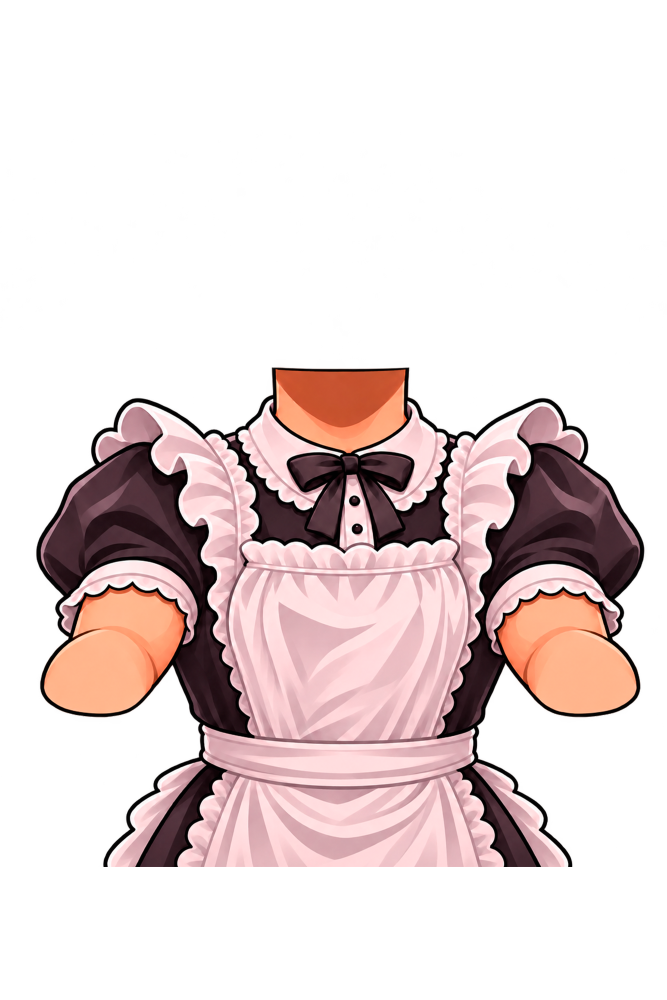
#> input picture tools/tosya/source/body.png, 2000 x 3000 px (shown at 1/3 size); its folder holds 6 pictures in this run
$ python build-tosya.py
#> lines starting #> are read from the running program, lines starting #| are printed output that depends on the picture; after the words box and inside, x2 and y2 are one past the last pixel; in counts of white or black regions, pixels touching at a corner belong together
"""
«Тося» from the artist's layers (tools/tosya/source): the maid dress with the arms (body), the tray in the hands
(tray), three pies on it (pie-l/-c/-r), the head with holes for the eyes (head), the eye whites, the pupils and the
closed lids (head canvas, 726×838). The head is scaled by HEAD_K and set on the neck. The rig: 1000 wide (half of the
body canvas), its top TOP px above the body canvas. Output: public/assets/tosya/<layer>.webp (trimmed, half size) and
src/client/art/tosya-data.ts (the boxes in rig units).
"""
import json, os
from PIL import Image

HERE = os.path.dirname(os.path.abspath(__file__))
ROOT = os.path.abspath(os.path.join(HERE, "..", ".."))
SRC = os.path.join(HERE, "source")
OUT = os.path.join(ROOT, "public", "assets", "tosya")
HEAD_K = 1.2
NECK_X, CHIN_Y = 1021, 1222   # the neck's middle and where the chin sits (body canvas)
HEAD_MID_X, HEAD_BOTTOM = 365, 828
TOP = 150
S = 0.5

os.makedirs(OUT, exist_ok=True)
boxes = {}
def put(name, im, x, y):
#> called with name = 'body', x = 0, y = 0
    im = im.convert("RGBA")
#> im is the input picture: PIL image 2000x3000 RGBA; mean R, G, B, A 129.5, 115.6, 114.8, 85.9
    a = im.getchannel("A").point(lambda v: 255 if v > 20 else 0)
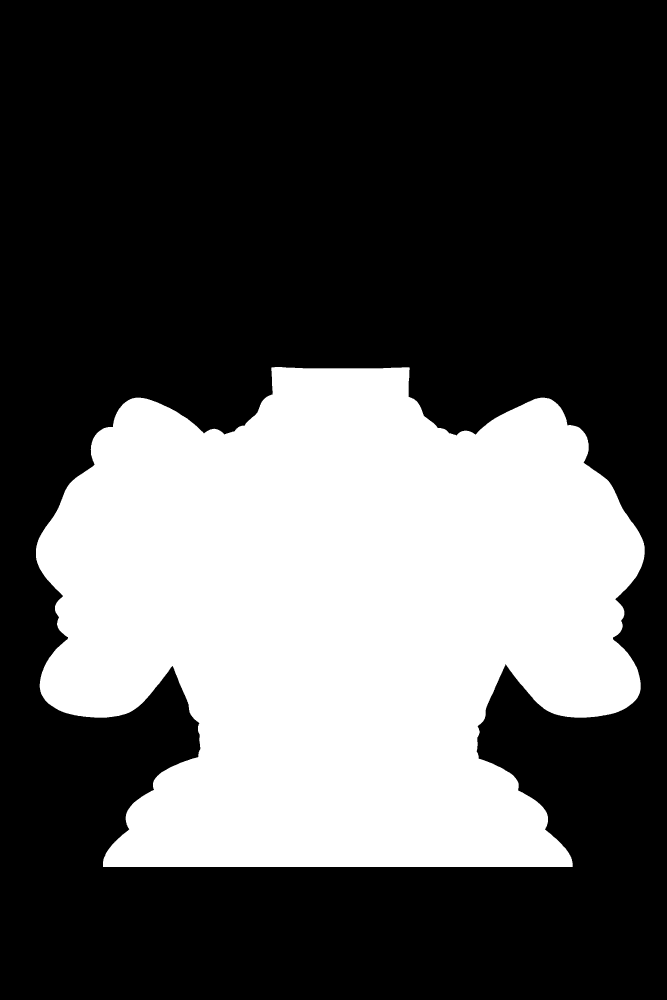
#> a: PIL image 2000x3000 L (shown at 1/3 size); 34.1% white; 1 white region, box (x1, y1, x2, y2) and area: (108, 1101, 1934, 2601) 2046137
    bb = a.getbbox()
#> bb = (108, 1101, 1934, 2601)
    im = im.crop(bb)
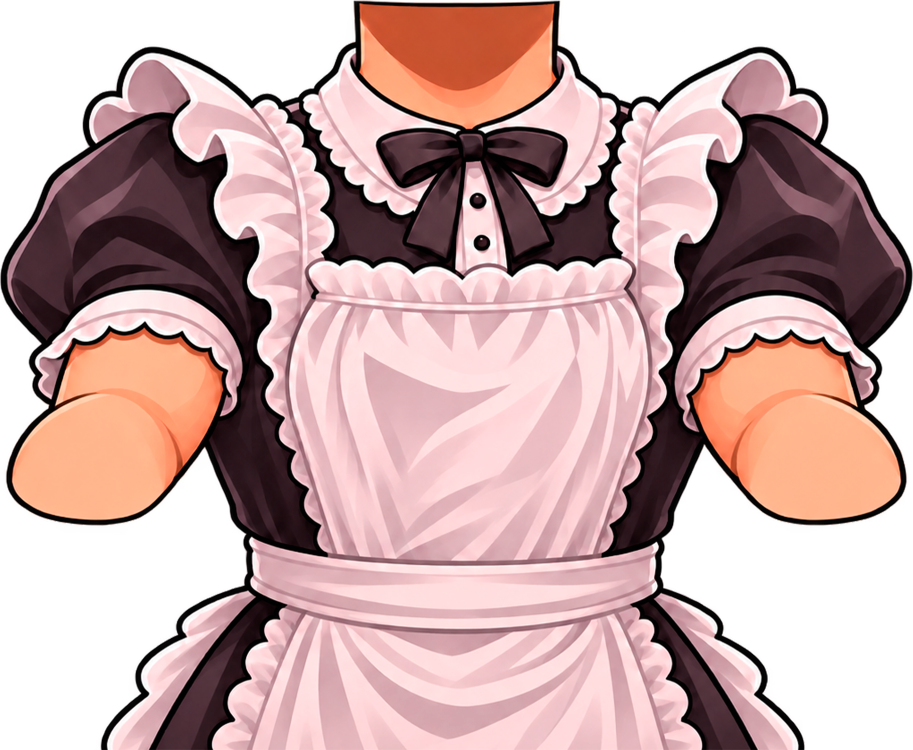
#> im: PIL image 1826x1500 RGBA (shown at 1/2 size); mean R, G, B, A 137.7, 107.3, 105.8, 188.2; transparent parts drawn white
    x, y = x + bb[0], y + bb[1]
#> x = 108; y = 1101
    w, h = round(im.width * S), round(im.height * S)
#> w = 913; h = 750
    im.resize((w, h), Image.LANCZOS).save(os.path.join(OUT, f"{name}.webp"), "WEBP", quality=88, method=6)
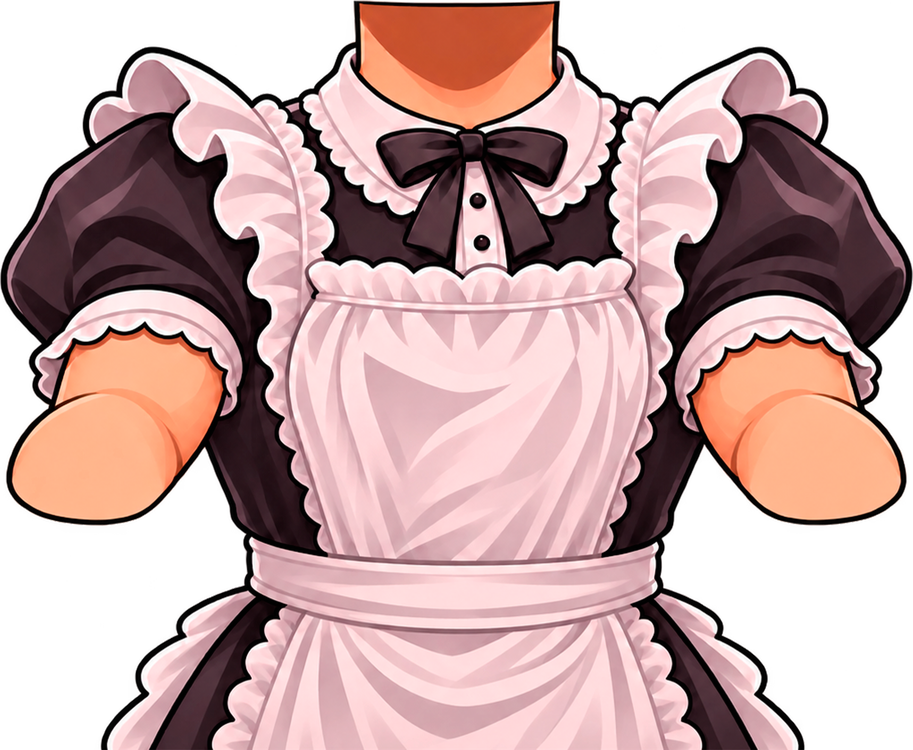
#> saved as body.webp: PIL image 913x750 RGBA; mean R, G, B, A 134.6, 104.9, 103.5, 188.2; transparent parts drawn white
    boxes[name] = {"x": round(x * S, 1), "y": round((y + TOP) * S, 1), "w": w, "h": h}

for n in ["body", "tray", "pie-l", "pie-c", "pie-r"]:
#> (the run stopped early here; a loop or call above may not have finished)
